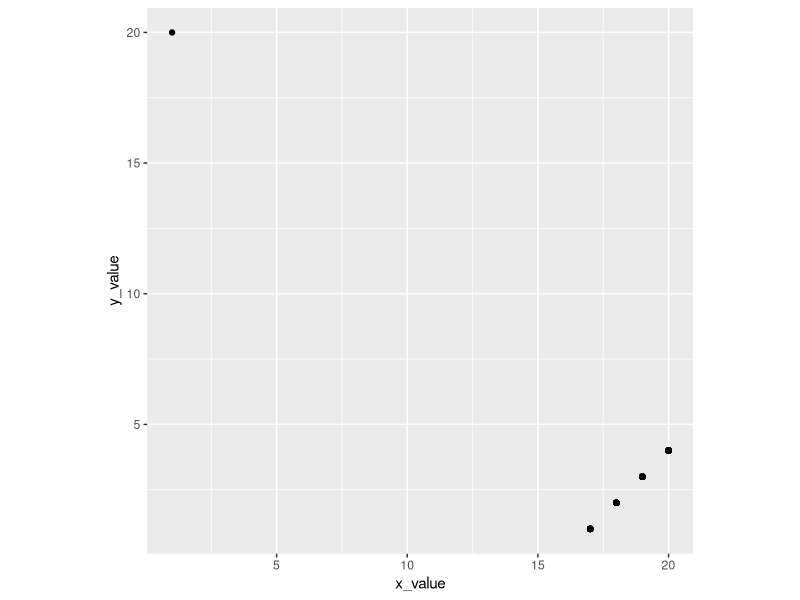

Generate this figure with R: (Note: this script raises an error after producing the figure.)
## ---- chunk 1
#| echo: false
#| warning: false
#| message: false
#| 
x_value <- c(rep(17, 25), rep(18, 25), rep(19, 25), rep(20, 25), 1)
y_value <- c(rep(1, 25), rep(2, 25), rep(3, 25), rep(4, 25), 20)

#cor(x_value, y_value)
library(ggplot2)
ggplot(data.frame(x_value, y_value)) + 
  geom_point(aes(x = x_value, y = y_value)) +
  theme(aspect.ratio = 1)
## ---- chunk 2
knitr::include_graphics("images/merc_boot.jpg")
